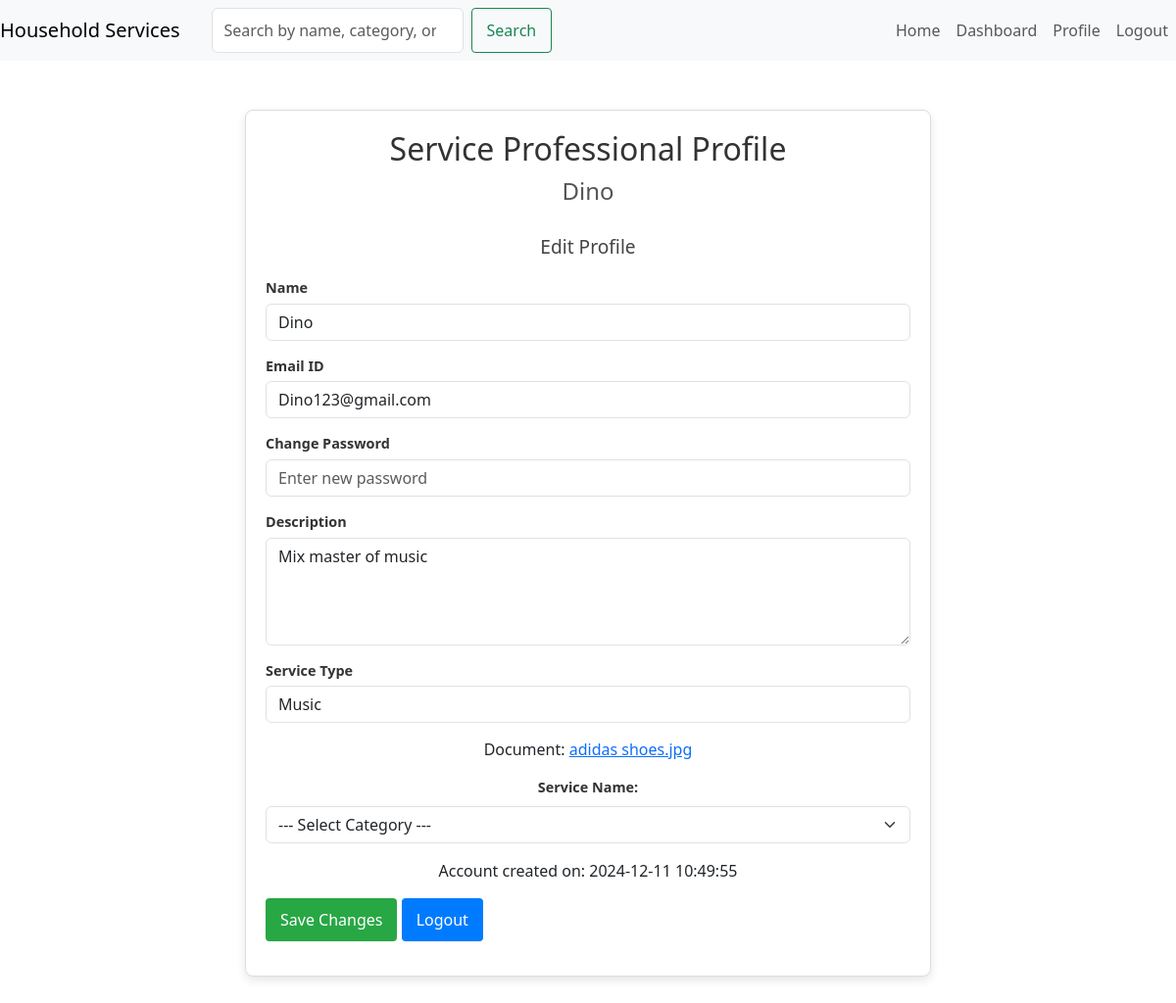
The page /sp/profile (signed in) on the database its author committed.
### models.py (models this page shows, shortened)
class Professional(db.Model):
    id = db.Column(db.Integer, primary_key=True)
    name = db.Column(db.String(84), nullable=False)
    Email_id = db.Column(db.String(32), unique=True, nullable=False)
    passhash = db.Column(db.String(128), nullable=False)
    description = db.Column(db.String(128), nullable=True)
    service_type = db.Column(db.String(128))
    address = db.Column(db.String(32))
    Pin_Code = db.Column(db.String(8))
    experience = db.Column(db.String(8))
    category_id = db.Column(db.Integer, db.ForeignKey('category.id'), nullable=False)
    status = db.Column(db.String(16), nullable=False, default='pending')
    role = db.Column(db.String(16), nullable=False, default='service_professional')
    category = db.relationship('Category', backref='professionals', lazy=True)
    reviews = db.relationship('Review', back_populates='professional', cascade='all, delete-orphan')
    is_blocked = db.Column(db.Boolean, default=False)
    date_created = db.Column(db.DateTime, nullable=False, default=datetime.utcnow)
    document = db.Column(db.String(256), nullable=True)  # New column to store document path
    def get_date_created(self):
        return self.date_created.strftime('%Y-%m-%d %H:%M:%S')

### routes.py (the view)
@app.route('/sp/profile')
@auth_required
def sp_profile():
    user_id = session.get('user_id')
    user = Professional.query.get(user_id)  # Fetch the professional user
    if not user:
        flash('Service Professional not found', 'danger')
        return redirect(url_for('home'))  # Redirect to home if the professional is not found
    categories = Category.query.all()
    return render_template('sp_profile.html', user=user, categories = categories)

### routes.py (called while the page is built)
def auth_required(fnc):
    @wraps(fnc)  # Preserve the original function's metadata
    def inner(*args, **kwargs):
        if 'user_id' in session:
            return fnc(*args, **kwargs)
        if request.endpoint == 'Login' or request.endpoint == 'Register':
            return fnc(*args, **kwargs)
        flash('Please login to continue', 'warning')
        return redirect(url_for('Login'))
    return inner

### templates/sp_profile.html (shortened to what this page needs)
{% extends 'layout.html' %}
{% block content %}
<div class="profile-container">
    <h1>Service Professional Profile</h1>
    <h2>{{ user.name }}</h2>
    <div class="edit-profile">
        <h3>Edit Profile</h3>
        <form method="post">
            <div class="form-group">
                <label for="name">Name</label>
                <input type="text" name="name" id="name" required value="{{ user.name }}" class="form-control">
            </div>
            <div class="form-group">
                <label for="email">Email ID</label>
                <input type="email" name="email" id="email" required value="{{ user.Email_id }}" class="form-control">
            </div>
            <div class="form-group">
                <label for="password">Change Password</label>
                <input type="password" name="password" id="password" placeholder="Enter new password" class="form-control">
            </div>
            <div class="form-group">
                <label for="description">Description</label>
                <textarea name="description" id="description" rows="4" placeholder="Describe your expertise" class="form-control">{{ user.description }}</textarea>
            </div>
            <div class="form-group">
                <label for="service_type">Service Type</label>
                <input type="text" name="service_type" id="service_type" required value="{{ user.service_type }}" class="form-control">
            </div>
            {% if user.document %}
    <p>Document: <a href="{{ url_for('static', filename='uploads/' + user.document) }}" target="_blank">{{ user.document }}</a></p>
{% else %}
    <p>No document uploaded.</p>
{% endif %}
            <div class="mb-3">
                <label for="category_id" class="form-label">Service Name: </label>
                <select id="category_id" name="category_id" class="form-select" required>
                    <option value="">--- Select Category ---</option>
                </select>
            </div>
            <p>Account created on: {{ user.get_date_created() }}</p>
            <div class="form-group actions">
                <button type="submit" class="btn btn-success">Save Changes</button>
                <a href="{{ url_for('Logout') }}" class="btn btn-primary">Logout</a>
            </div>
        </form>
    </div>
</div>
{% endblock %}

### templates/sp_profile.html (style rules this page uses)
.profile-container { max-width: 700px; margin: 50px auto; padding: 20px; border: 1px solid #ddd; border-radius: 8px; box-shadow: 0 4px 10px rgba(0, 0, 0, 0.1); background-color: #ffffff; text-align: center; }
h1 { font-size: 2rem; color: #333; margin-bottom: 10px; }
h2 { font-size: 1.5rem; color: #555; margin-bottom: 30px; }
h3 { font-size: 1.2rem; color: #444; margin-bottom: 20px; }
.form-group { margin-bottom: 15px; text-align: left; }
label { font-weight: bold; margin-bottom: 5px; display: block; font-size: 0.9rem; color: #333; }
input, textarea, select { padding: 10px; font-size: 1rem; border: 1px solid #ccc; border-radius: 4px; width: 100%; box-sizing: border-box; resize: vertical; }
textarea { min-height: 100px; }
.btn { padding: 10px 15px; font-size: 1rem; border-radius: 4px; cursor: pointer; transition: background-color 0.3s ease; }
.btn-success { background-color: #28a745; color: white; border: none; }
.btn-primary { background-color: #007bff; color: white; border: none; }

### rows shown on the page
Professional: name "Dino", email "Dino123@gmail.com", description "Mix master of music", service_type "Music", document "adidas shoes.jpg", get_date_created "2024-12-11 10:49:55"
